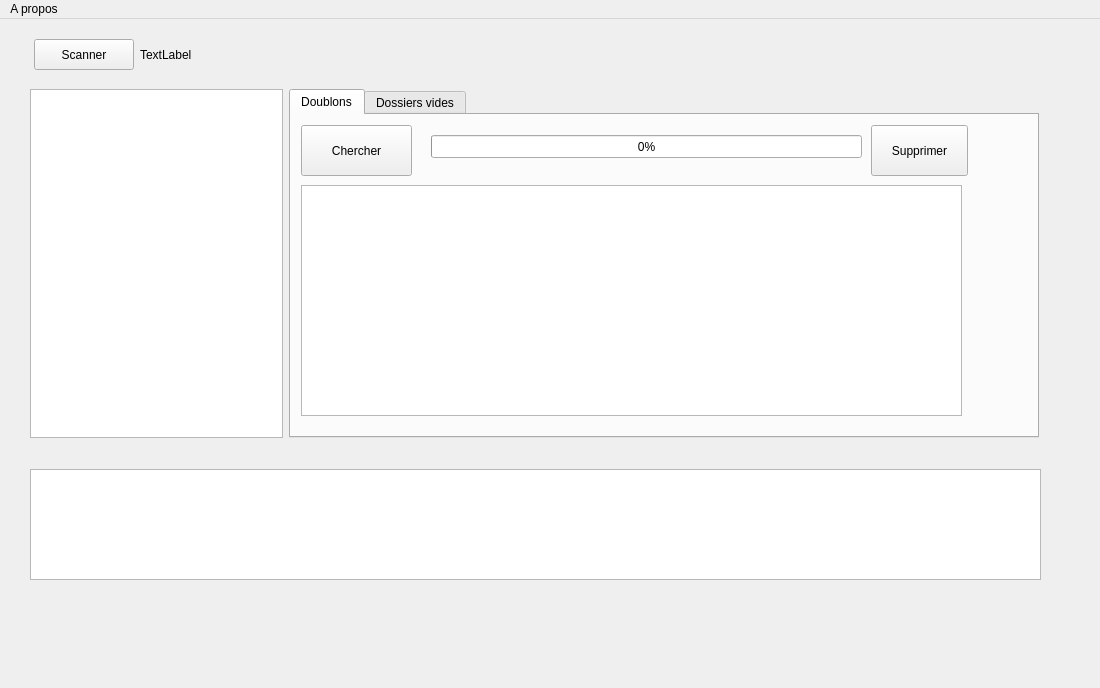
<?xml version="1.0" encoding="UTF-8"?>
<ui version="4.0">
 <class>OrgView</class>
 <widget class="QMainWindow" name="OrgView">
  <property name="geometry">
   <rect>
    <x>0</x>
    <y>0</y>
    <width>1100</width>
    <height>688</height>
   </rect>
  </property>
  <property name="minimumSize">
   <size>
    <width>1100</width>
    <height>688</height>
   </size>
  </property>
  <property name="maximumSize">
   <size>
    <width>16777215</width>
    <height>16777215</height>
   </size>
  </property>
  <property name="windowTitle">
   <string>Organizer</string>
  </property>
  <widget class="QWidget" name="centralwidget">
   <property name="enabled">
    <bool>true</bool>
   </property>
   <widget class="QTextBrowser" name="textBrowser">
    <property name="geometry">
     <rect>
      <x>30</x>
      <y>450</y>
      <width>1011</width>
      <height>111</height>
     </rect>
    </property>
    <property name="maximumSize">
     <size>
      <width>1151</width>
      <height>16777215</height>
     </size>
    </property>
    <property name="verticalScrollBarPolicy">
     <enum>Qt::ScrollBarAsNeeded</enum>
    </property>
    <property name="horizontalScrollBarPolicy">
     <enum>Qt::ScrollBarAsNeeded</enum>
    </property>
   </widget>
   <widget class="QLabel" name="status">
    <property name="geometry">
     <rect>
      <x>20</x>
      <y>570</y>
      <width>1001</width>
      <height>21</height>
     </rect>
    </property>
    <property name="text">
     <string/>
    </property>
   </widget>
   <widget class="QLabel" name="status_error">
    <property name="geometry">
     <rect>
      <x>20</x>
      <y>610</y>
      <width>1001</width>
      <height>21</height>
     </rect>
    </property>
    <property name="text">
     <string/>
    </property>
   </widget>
   <widget class="QTabWidget" name="recherche">
    <property name="geometry">
     <rect>
      <x>289</x>
      <y>70</y>
      <width>750</width>
      <height>349</height>
     </rect>
    </property>
    <property name="minimumSize">
     <size>
      <width>750</width>
      <height>0</height>
     </size>
    </property>
    <property name="currentIndex">
     <number>0</number>
    </property>
    <widget class="QWidget" name="doublons">
     <property name="focusPolicy">
      <enum>Qt::TabFocus</enum>
     </property>
     <attribute name="title">
      <string>Doublons</string>
     </attribute>
     <widget class="QPushButton" name="search_double">
      <property name="enabled">
       <bool>true</bool>
      </property>
      <property name="geometry">
       <rect>
        <x>10</x>
        <y>10</y>
        <width>111</width>
        <height>51</height>
       </rect>
      </property>
      <property name="text">
       <string>Chercher</string>
      </property>
     </widget>
     <widget class="QTreeView" name="treeView">
      <property name="geometry">
       <rect>
        <x>10</x>
        <y>70</y>
        <width>661</width>
        <height>231</height>
       </rect>
      </property>
      <property name="selectionMode">
       <enum>QAbstractItemView::MultiSelection</enum>
      </property>
      <property name="horizontalScrollMode">
       <enum>QAbstractItemView::ScrollPerPixel</enum>
      </property>
      <property name="autoExpandDelay">
       <number>-1</number>
      </property>
      <property name="animated">
       <bool>false</bool>
      </property>
      <property name="allColumnsShowFocus">
       <bool>false</bool>
      </property>
      <attribute name="headerStretchLastSection">
       <bool>true</bool>
      </attribute>
     </widget>
     <widget class="QProgressBar" name="progressBarDouble">
      <property name="geometry">
       <rect>
        <x>140</x>
        <y>20</y>
        <width>431</width>
        <height>23</height>
       </rect>
      </property>
      <property name="value">
       <number>0</number>
      </property>
     </widget>
     <widget class="QPushButton" name="deleteFile">
      <property name="geometry">
       <rect>
        <x>580</x>
        <y>10</y>
        <width>97</width>
        <height>51</height>
       </rect>
      </property>
      <property name="text">
       <string>Supprimer</string>
      </property>
     </widget>
    </widget>
    <widget class="QWidget" name="tab">
     <attribute name="title">
      <string>Dossiers vides</string>
     </attribute>
     <widget class="QPushButton" name="search_empty">
      <property name="enabled">
       <bool>true</bool>
      </property>
      <property name="geometry">
       <rect>
        <x>10</x>
        <y>10</y>
        <width>111</width>
        <height>51</height>
       </rect>
      </property>
      <property name="minimumSize">
       <size>
        <width>111</width>
        <height>51</height>
       </size>
      </property>
      <property name="maximumSize">
       <size>
        <width>111</width>
        <height>51</height>
       </size>
      </property>
      <property name="text">
       <string>Chercher</string>
      </property>
     </widget>
     <widget class="QTreeView" name="treeViewEmpty">
      <property name="geometry">
       <rect>
        <x>5</x>
        <y>71</y>
        <width>681</width>
        <height>231</height>
       </rect>
      </property>
     </widget>
     <widget class="QProgressBar" name="progressBarEmpty">
      <property name="geometry">
       <rect>
        <x>140</x>
        <y>20</y>
        <width>431</width>
        <height>21</height>
       </rect>
      </property>
      <property name="value">
       <number>0</number>
      </property>
     </widget>
     <widget class="QPushButton" name="deleteEmpty">
      <property name="geometry">
       <rect>
        <x>580</x>
        <y>10</y>
        <width>111</width>
        <height>51</height>
       </rect>
      </property>
      <property name="minimumSize">
       <size>
        <width>111</width>
        <height>51</height>
       </size>
      </property>
      <property name="maximumSize">
       <size>
        <width>111</width>
        <height>51</height>
       </size>
      </property>
      <property name="text">
       <string>Supprimer</string>
      </property>
     </widget>
    </widget>
   </widget>
   <widget class="QTreeView" name="vue">
    <property name="geometry">
     <rect>
      <x>30</x>
      <y>70</y>
      <width>253</width>
      <height>349</height>
     </rect>
    </property>
    <property name="minimumSize">
     <size>
      <width>250</width>
      <height>0</height>
     </size>
    </property>
    <property name="uniformRowHeights">
     <bool>false</bool>
    </property>
    <property name="animated">
     <bool>true</bool>
    </property>
    <attribute name="headerCascadingSectionResizes">
     <bool>false</bool>
    </attribute>
    <attribute name="headerStretchLastSection">
     <bool>false</bool>
    </attribute>
   </widget>
   <widget class="QPushButton" name="start_stop">
    <property name="enabled">
     <bool>true</bool>
    </property>
    <property name="geometry">
     <rect>
      <x>34</x>
      <y>20</y>
      <width>100</width>
      <height>31</height>
     </rect>
    </property>
    <property name="maximumSize">
     <size>
      <width>100</width>
      <height>16777215</height>
     </size>
    </property>
    <property name="text">
     <string>Scanner</string>
    </property>
   </widget>
   <widget class="QLabel" name="label">
    <property name="geometry">
     <rect>
      <x>140</x>
      <y>20</y>
      <width>901</width>
      <height>31</height>
     </rect>
    </property>
    <property name="text">
     <string>TextLabel</string>
    </property>
   </widget>
  </widget>
  <widget class="QMenuBar" name="menubar">
   <property name="geometry">
    <rect>
     <x>0</x>
     <y>0</y>
     <width>1100</width>
     <height>27</height>
    </rect>
   </property>
   <widget class="QMenu" name="menuA_propos">
    <property name="title">
     <string>A propos</string>
    </property>
    <addaction name="actionAuteurs"/>
   </widget>
   <addaction name="menuA_propos"/>
  </widget>
  <action name="actionAuteurs">
   <property name="text">
    <string>Auteurs</string>
   </property>
  </action>
 </widget>
 <resources/>
 <connections/>
</ui>
